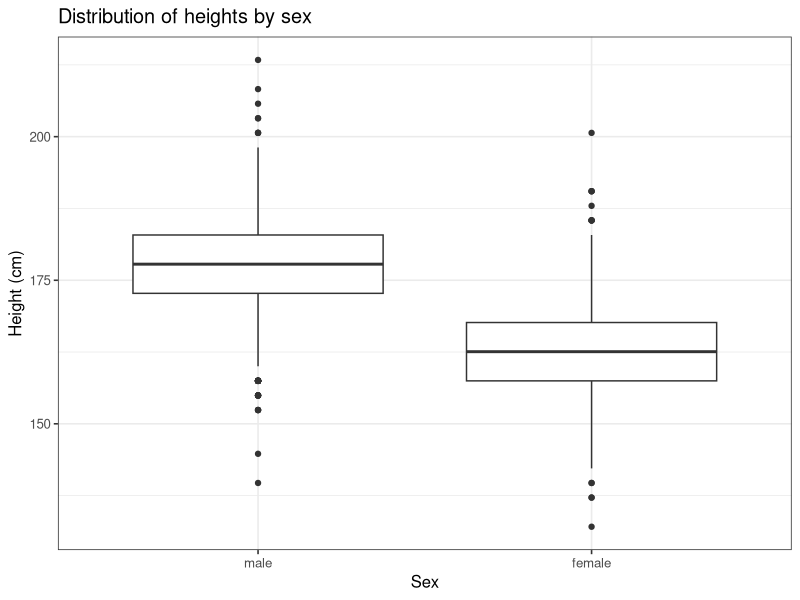
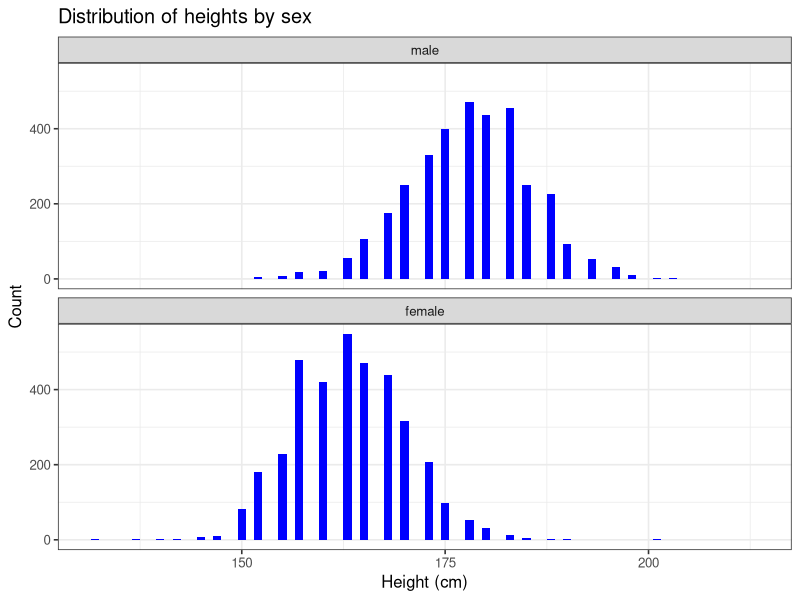
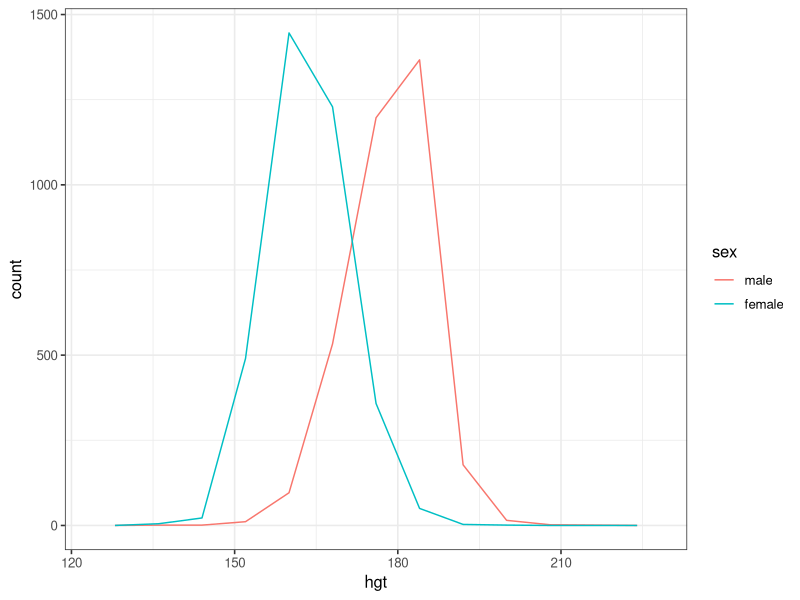
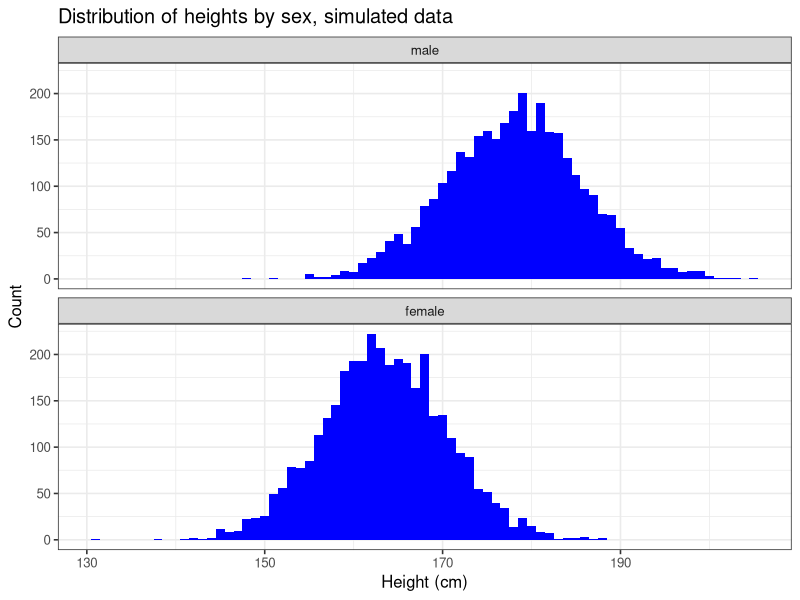
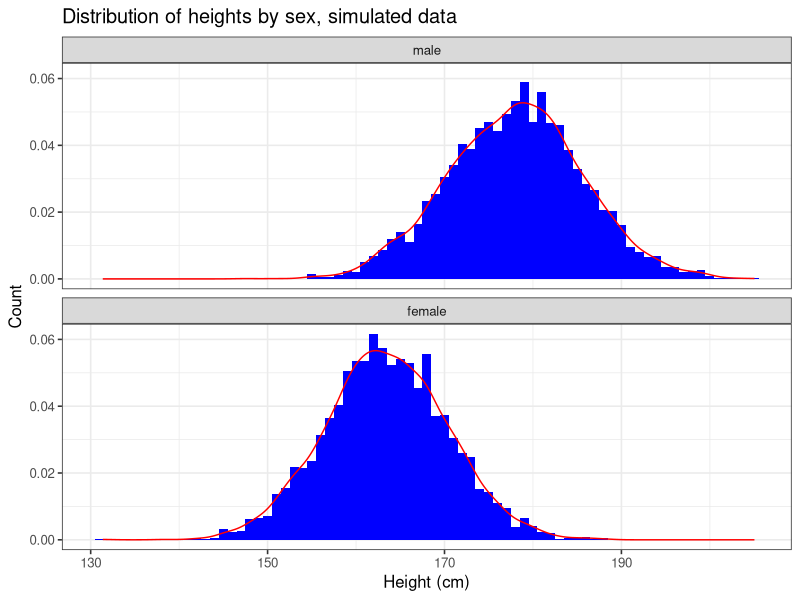
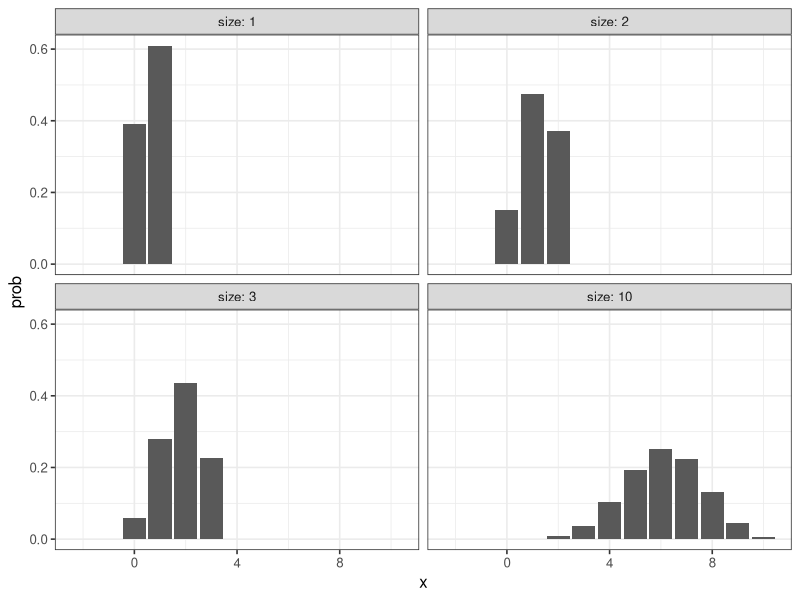
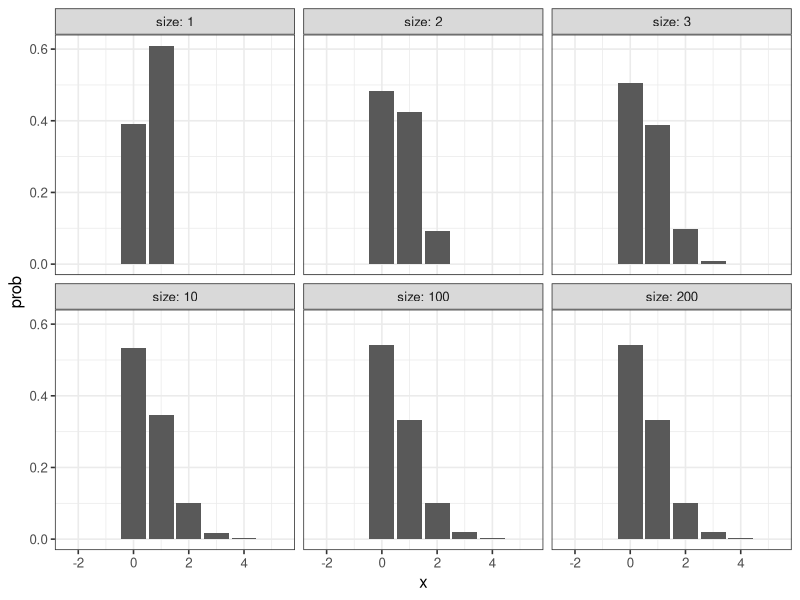
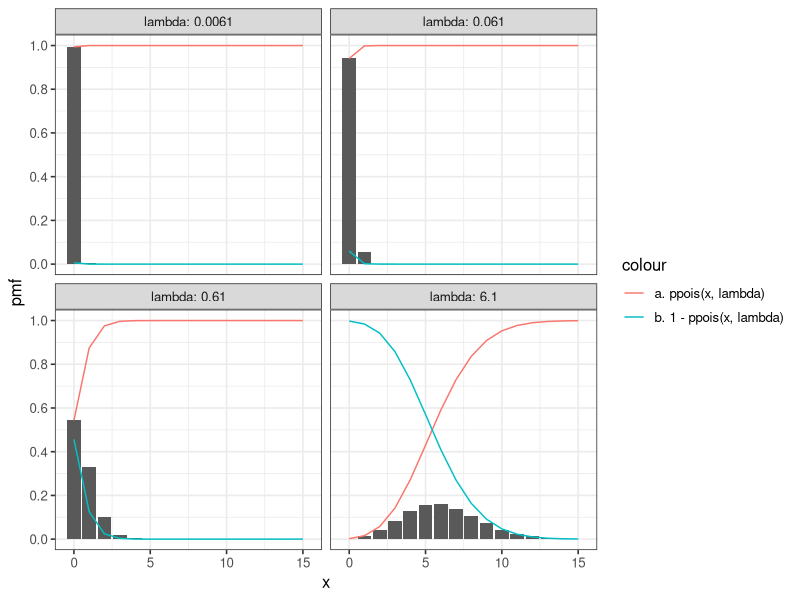

Reproduce these figures in R, in order. (Note: this script raises an error after producing the figures.)
## ---- chunk 1
knitr::opts_chunk$set(echo = TRUE)

options(dplyr.summarise.inform = FALSE)
library(tidyverse)

# set theme used for plotting
theme_set(theme_bw(base_size = 12))

# Modelr package
library(modelr)

library(ggplot2)

## ---- chunk 2
# test
heights <- heights

heights
## ---- chunk 3
heights$hgt <- heights$height * 2.54

heights$wgt <- heights$weight * 0.45359237

heights
## ---- chunk 4
ggplot(heights, aes(x = sex, y = hgt)) + 
  geom_boxplot() +
  xlab("Sex") +
  ylab("Height (cm)") +
  ggtitle("Distribution of heights by sex")
## ---- chunk 5
ggplot(heights, aes(x = hgt)) +
  geom_histogram(binwidth = 1, fill = "blue") +
  facet_wrap(~ sex, ncol = 1) +
  xlab("Height (cm)") +
  ylab("Count") +
  ggtitle("Distribution of heights by sex")
## ---- chunk 6
#?heights
ggplot(heights, aes(x = hgt, color = sex, fill = sex)) +
  geom_freqpoly(binwidth = 8)
## ---- chunk 7
hgt_summary <- heights %>%
  group_by(sex) %>%
  summarize(
    hgt_mean = mean(hgt),
    hgt_sd = sd(hgt),
    counts = n()
)

hgt_summary
## ---- chunk 8
# Tøl frá https://en.wikipedia.org/wiki/Average_human_height_by_country
# Land brúk: Bretland
hgt_summary

#df['r3',]

male <- hgt_summary[hgt_summary$sex == 'male',] 
female <- hgt_summary[hgt_summary$sex == 'female',] 

hgt_males   <- tibble(
   hgt = rnorm(male$counts, 
           male$hgt_mean, 
           male$hgt_sd),
   sex = male$sex)
hgt_males

hgt_females   <- tibble(
   hgt = rnorm(female$counts, 
           female$hgt_mean, 
           female$hgt_sd),
  sex = female$sex)
hgt_females


hgt_sim <-
  rbind(
    hgt_males,
    hgt_females
  )

arrange(hgt_sim, desc(hgt_sim$hgt))
## ---- chunk 9

## ---- chunk 10
ggplot(hgt_sim, aes(x = hgt)) +
  geom_histogram(binwidth = 1, fill = "blue") +
  facet_wrap(~ sex, ncol = 1) +
  xlab("Height (cm)") +
  ylab("Count") +
  ggtitle("Distribution of heights by sex, simulated data")
## ---- chunk 11
ggplot(hgt_sim, aes(x = hgt, after_stat(density))) +
  geom_histogram(binwidth = 1, fill = "blue") +
  geom_density(colour = "red", aes(y = ..density..)) +
  facet_wrap(~ sex, ncol = 1) +
  xlab("Height (cm)") +
  ylab("Count") +
  ggtitle("Distribution of heights by sex, simulated data")
## ---- chunk 12

## ---- chunk 13

## ---- chunk 14

## ---- chunk 15
male_filter <- filter(hgt_sim, sex == 'male')
mu_male <- mean(male_filter$hgt)
pnorm(180, mu_male, 2) - pnorm(170, mu_male, 2)

female_filter <- filter(hgt_sim, sex == 'female')
mu_female <- mean(female_filter$hgt)
pnorm(180, mu_female, 2) - pnorm(170, mu_female,2)
## ---- chunk 16


## ---- chunk 17

## ---- chunk 18

## ---- chunk 19

## ---- chunk 20

## ---- chunk 21

## ---- chunk 22
x_values <- -2:10
prob <- 0.61
size <- c(1,2,3,10)

ndata <- NULL
for (i in size) {
  tb_data <- NULL
  tb_data <- tibble(
    x = x_values,
    size = i,
    prob = dbinom(x_values, size, prob)
  )
  ndata <- rbind(ndata, tb_data)
}

ggplot() +
  geom_bar(data=ndata, aes(x, prob), stat = "identity") +
  ylab("prob") +
  facet_wrap(~ size, labeller = label_both)
## ---- chunk 23
x_values <- -2:5
prob_value <- 0.61
size <- c(1,2,3,10,100,200)

ndata <- NULL
for (i in size) {
  tb_data <- NULL
  tb_data <- tibble(
    x = x_values,
    size = i,
    prob = prob_value/size,
    y = dbinom(x_values, size, prob)
  )
  ndata <- rbind(ndata, tb_data)
}

ggplot() +
  geom_bar(data=ndata, aes(x, y), stat = "identity") +
  ylab("prob") +
  facet_wrap(~ size, labeller = label_both)
## ---- chunk 24
x_values <- 0:15
lambda <- c(0.0061, 0.061, 0.61, 6.1)

pdata <- NULL
for (i in lambda) {
  tb_data <- NULL
  tb_data <- tibble(
    x = x_values,
    lambda = i,
    y = dpois(x,lambda),
    ppois = ppois(x,lambda),
    ppois_rtail = 1 - ppois(x,lambda)
    )
  
  pdata <- rbind(pdata, tb_data)
}

ggplot(data=pdata, ) +
  geom_bar(aes(x, y), stat = "identity") +
  # geom_bar(aes(x, y, fill = "dpois(x, lambda)"), stat = "identity") +
  geom_line(aes(x, ppois, colour = "a. ppois(x, lambda)")) +
  geom_line(aes(x, ppois_rtail, colour = "b. 1 - ppois(x, lambda)")) +
  scale_y_continuous(breaks = seq(0, 1, 0.2))+
  scale_x_continuous(breaks=seq(min(x_values), max(x_values), 5)) +
  ylab("pmf") +
  facet_wrap(~ lambda, labeller = label_both)

## ---- chunk 25
x_values <- 0:5

size <- 200
prob <- 0.61/size

lambda <- 0.61

data_bino <- tibble(
  x = x_values,
  y = dbinom(x_values, size, prob),
  # label = "dbinom(x_values, size, prob)"
  label = sprintf("dbinom(%s:%s, %s, %s)", min(x_values),max(x_values), size, prob)
)

data_pois <- tibble(
  x = x_values,
  y = dpois(x,lambda),
  label = sprintf("dpois(%s:%s, %s)", min(x_values),max(x_values), lambda)
)

# data_bino
# data_pois

data_bp <- rbind(data_bino, data_pois)
data_bp

## ---- chunk 26
ggplot(data = data_bp) +
  geom_bar(aes(x,y), stat = "identity") +
  geom_text(aes(x,y, label = round(y, 4)), vjust=-0.5, size = 3.25) +
  facet_wrap(~ label)
## ---- chunk 27
ggplot(data = data_bp) +
  geom_bar(aes(x,y*200), stat = "identity") +
  geom_text(aes(x,y*200, label = round(y*200, 0)), vjust=-0.5, size = 3.25) +
  facet_wrap(~ label)

## ---- chunk 28

n_values <- c(10, 50, 100)
p <- 2/n

pdata <- NULL
for (n in n_values) {
  tb_data <- NULL
  tb_data <- tibble(
    x = 1:20,
    prob = 2/n,
    n = n,
    y = dbinom(x, n, prob)
    
  )
  pdata <- rbind(pdata, tb_data)
}

pdata

ggplot(pdata) +
  geom_bar(aes(x, y), stat = "identity") +
  facet_wrap(~ n, labeller = label_both) +
  xlab("Amount of failed transmissions") +
  ylab("Chance of transmission failure")

## ---- chunk 29
data_bino <- tibble(
  x = 0:10,
  y = c(dbinom(0:10, 10, 0.2)),
  label = rep("1. dbinom(x, 10, 0.2)", 11)
) %>%
  bind_rows(tibble(
    x = 0:10,
    y = c(dbinom(0:10, 50, 0.04)),
    label = rep("2. dbinom(x, 50, 0.04)", 11)
  )) %>%
  bind_rows(tibble(
    x = 0:10,
    y = c(dbinom(0:10, 100, 0.02)),
    label = rep("3. dbinom(x, 100, 0.02)", 11)
  ))

data_pois <- tibble(
  x = 0:10,
  y = dpois(0:10, 2),
  label = rep("4. dpois(x, 2)", 11)
)

data_bp <- bind_rows(data_bino, data_pois)

data_bp
## ---- chunk 30
library(ggplot2)

ggplot(data_bp, aes(x = x, y = y, fill = label)) +
  geom_bar(stat = "identity") +
  facet_wrap(~label, nrow = 2) +
  labs(x = "x", y = "Probability", fill = NULL)
## ---- chunk 31

## ---- chunk 32

## ---- chunk 33

## ---- chunk 34

## ---- chunk 35

## ---- chunk 36
